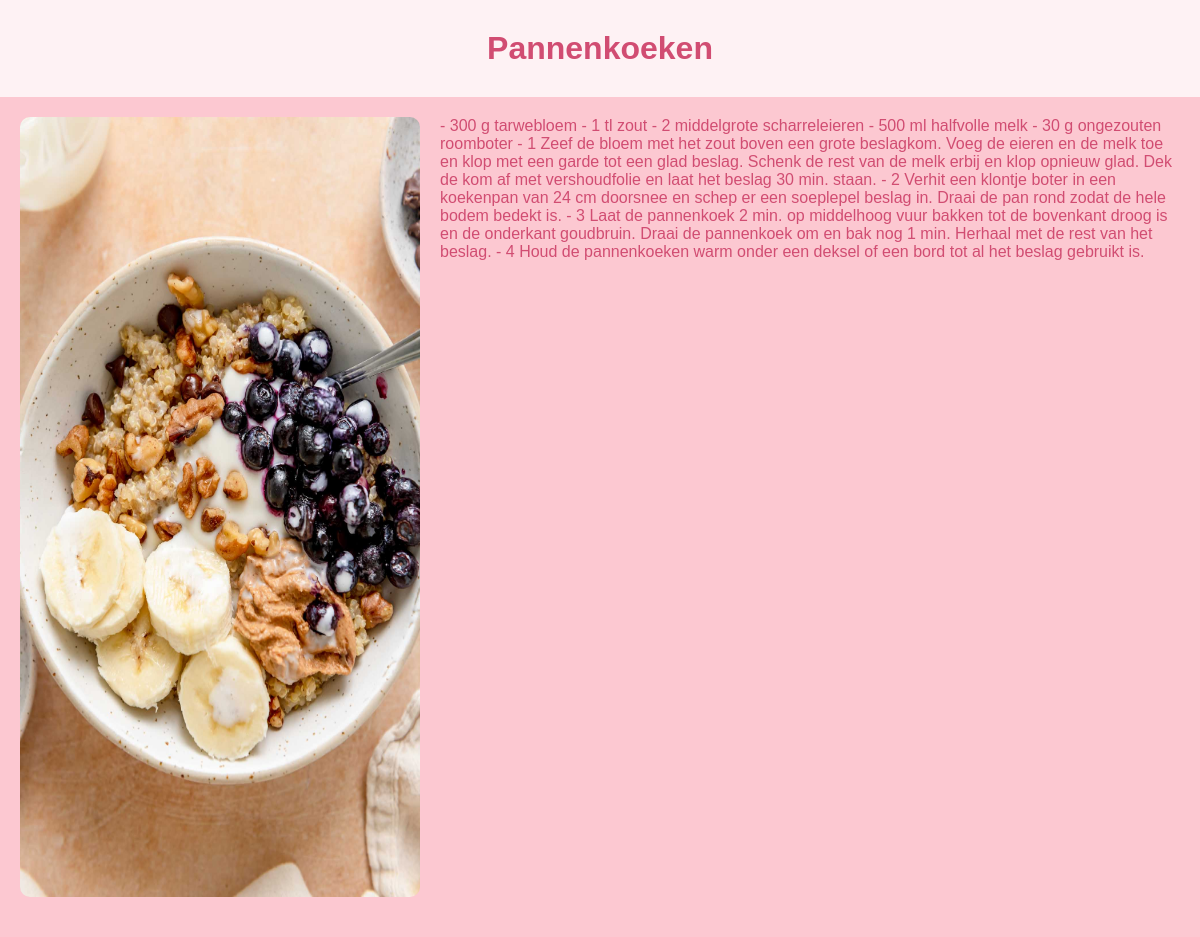
/recipe.php?id=1, run on the app's committed database.
### tables this page shows
CREATE TABLE recipes (
    recipe_id MEDIUMINT PRIMARY KEY AUTO_INCREMENT,
    user_id MEDIUMINT,
    title VARCHAR(100) NOT NULL,
    description TEXT,
    food_type ENUM('Breakfast', 'Lunch', 'Dinner', 'Dessert', 'Snack'),
    FOREIGN KEY (user_id) REFERENCES users(user_id)
);

### recipe.php (the view, shortened to what this page needs)
<?php
include "connection.php";
$id = (int) $_GET['id'];
$sql2 = "SELECT * FROM recipes WHERE recipe_id = :recipe_id";
$stmt2 = $pdo->prepare($sql2);
$recordset2 = $stmt2->execute(['recipe_id' => $id]);
?>
<html lang="en">
<head>
    <link rel="stylesheet" href="css/layout.css">
    <link rel="stylesheet" href="css/recipe.css">
</head>
<body>
    <?php while ($recipe = $stmt2->fetch()) : ?>
        <h1><?= $recipe['title'] ?></h1>
        <div class="recipe-container">
        <img src="images/breakfast.jpg">
            <div class="recipe-description">
                <p><?= $recipe['description'] ?></p>
            </div>
        </div>
    <?php endwhile; ?>
</body>
</html>

### css/layout.css (style rules this page uses)
* { margin: 0; padding: 0; font-family: Arial, sans-serif; }
body { background-color: #FEF2F4; color: #D14D72 }

### css/recipe.css (style rules this page uses)
.recipe-container { margin-top: 30px; padding: 20px; background-color: #FCC8D1; height: 100%; display: flex; }
h1 { color: #D14D72; margin-top: 0; text-align: center; margin-top: 30px; }
.recipe-container img { width: 400px; border-radius: 10px; margin-bottom: 20px; }
.recipe-description { color: #D14D72; margin-left: 20px; }
.recipe-description p { margin: 0; }

### data on the page
recipes: title "Pannenkoeken", description "- 300 g tarwebloem - 1 tl zout - 2 middelgrote scharreleieren - 500 ml halfvolle melk - 30 g ongezouten roomboter - 1 Zeef de bloem met het zout boven een grote beslagkom. Voeg de eieren en de melk toe en klop met een garde tot een glad beslag. Schenk de rest van de melk erbij en klop opnieuw glad. Dek de kom af met vershoudfolie en laat het beslag 30 min. staan. - 2 Verhit een klontje boter in een koekenpan van 24 cm doorsnee en schep er een soeplepel beslag in. Draai de pan rond zodat de hele bodem bedekt is. - 3 Laat de pannenkoek 2 min. op middelhoog vuur bakken tot de bovenkant droog is en de onderkant goudbruin. Draai de pannenkoek om en bak nog 1 min. Herhaal met de rest van het…"
